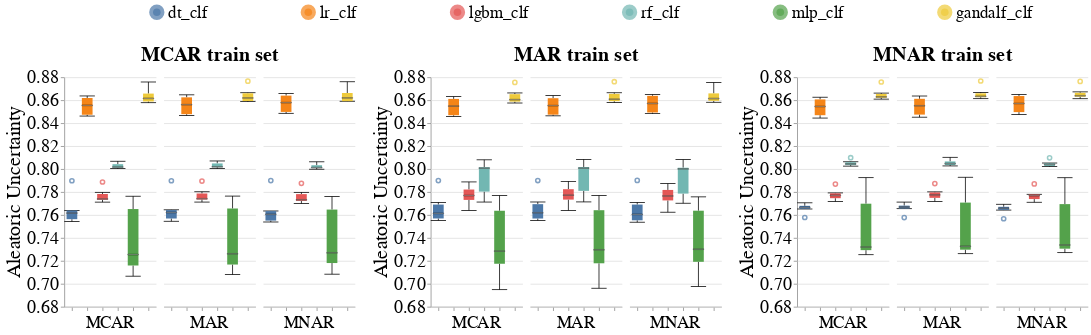

Source (notebook cell):
### Code cell
create_box_plots_for_diff_models(dataset_name=DATASET_NAME,
                                 null_imputer_name=ErrorRepairMethod.datawig.value,
                                 metric_name='Aleatoric_Uncertainty',
                                 db_client=db_client)
